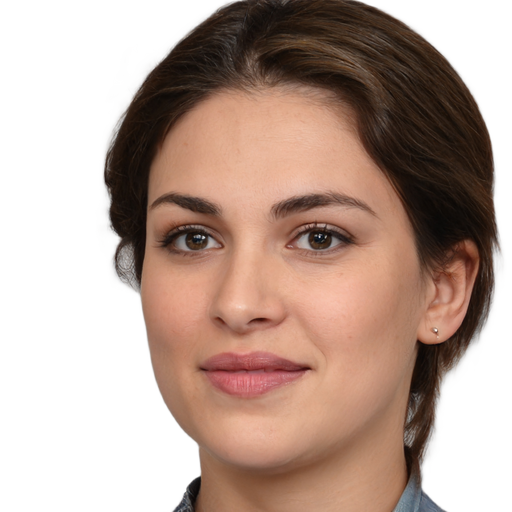
#> input picture deepfake_input/woman/woman1.png, 512 x 512 px, found by its file name; its folder holds 4 pictures in this run
$ python convert_to_csv.py
#> lines starting #> are read from the running program, lines starting #| are printed output that depends on the picture; pictures that were not available may be replaced by others from this repository, and a replacement may not be noted
import numpy as np
import matplotlib.pyplot as plt
import matplotlib.image as img
import PIL
from PIL import Image
import cv2
import os
import random
import csv
import ast
import glob

def initCsv(filename):
    print("init csv : " + filename + ".csv")
    with open(filename+".csv", 'w', newline='') as csvfile:
        csv.writer(csvfile, delimiter=',')

def csvWriter(filename, nparray, desired):
    lines = nparray.tolist()
    data = []
    for i in lines:
        for j in i:
            data.append(j)
    with open(filename+'.csv', 'a', newline='') as csvfile:
        writer = csv.writer(csvfile, delimiter=',')
        data.append(desired)
        print(desired)
        writer.writerow(data)

def resizer(pictureArray, pathFrom, pathDest, desired):
#> called with pathFrom = 'images/woman/', pathDest = 'resized_images/woman/', desired = 0
    for i in pictureArray:
        print(f"{i}")
        image = cv2.imread(f"{pathFrom}{i}", 0) #0 = read in gray
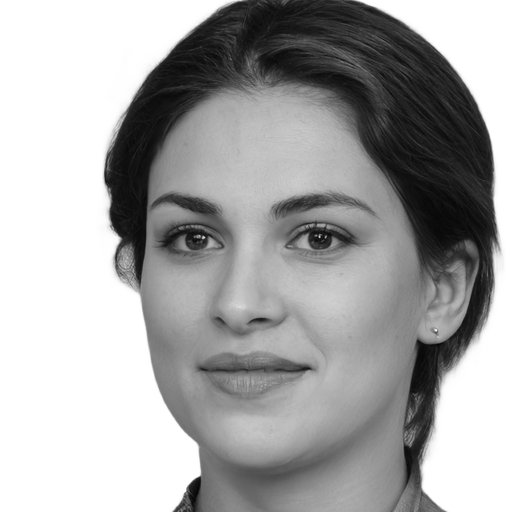
#> image: shape (512, 512); min 5, max 255, mean 167.2
        if image is None:
            print(f"Image {i} not read")
            continue
        res = cv2.resize(image, (size, size), interpolation=cv2.INTER_NEAREST) #INTER_LANCZOS4
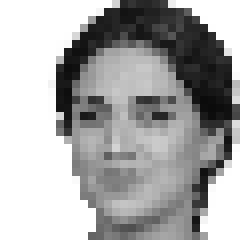
#> res: shape (30, 30) (shown 8 times larger); min 11, max 255, mean 168.3
        cv2.imwrite(f"{pathDest}{i}", res, [cv2.IMWRITE_JPEG_QUALITY, 100])
        img = np.array(res)
        files.append([img, desired])
#> pass 2 of the loop in resizer, `for i in pictureArray:`:
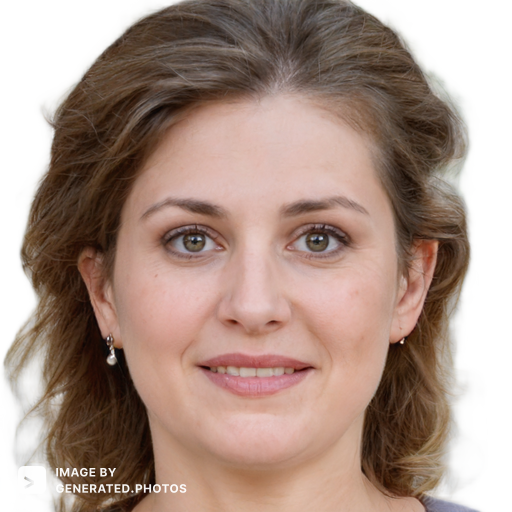
#> input picture deepfake_input/woman/woman10.png, 512 x 512 px, found by its file name
#> in resizer, `image = cv2.imread(f"{pathFrom}{i}", 0)`:
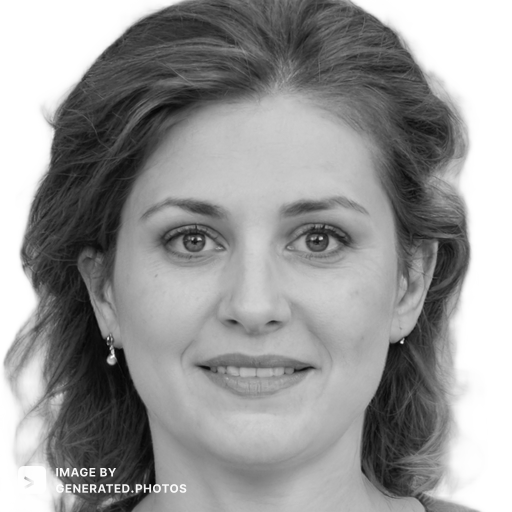
#> image: shape (512, 512); min 4, max 255, mean 151.5
#> in resizer, `res = cv2.resize(image, (size, size), interpolation=cv2.INTER_NEAREST)`:
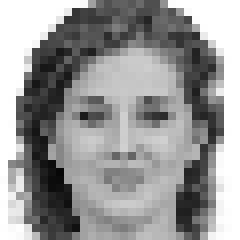
#> res: shape (30, 30) (shown 8 times larger); min 7, max 255, mean 151.4
#> pass 3 of the loop in resizer, `for i in pictureArray:`:
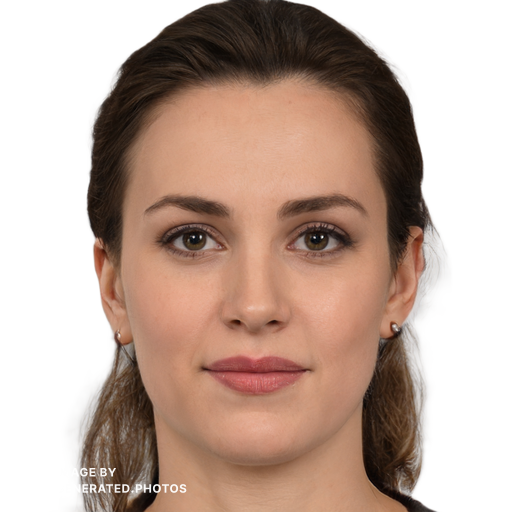
#> input picture deepfake_input/woman/woman11.png, 512 x 512 px, found by its file name
#> in resizer, `image = cv2.imread(f"{pathFrom}{i}", 0)`:
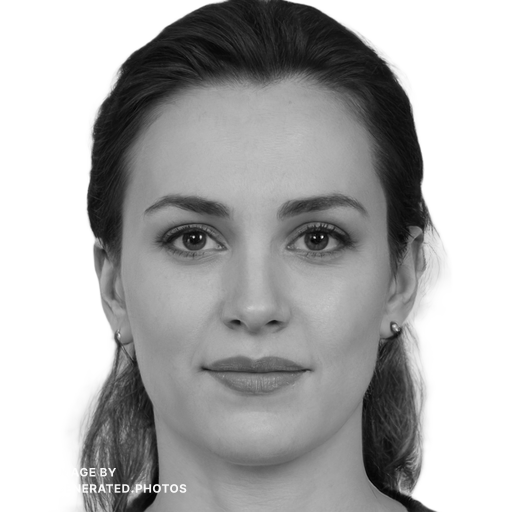
#> image: shape (512, 512); min 2, max 255, mean 172.9
#> in resizer, `res = cv2.resize(image, (size, size), interpolation=cv2.INTER_NEAREST)`:
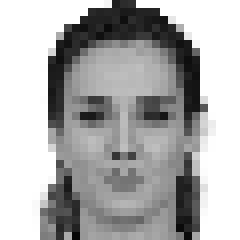
#> res: shape (30, 30) (shown 8 times larger); min 6, max 255, mean 173.4
#> the loop made 4 passes; the first 3 are shown

if __name__ == "__main__":

    deepfake = False
    size = 30

    csvName, path_input_woman, path_output_woman, path_input_man, path_output_man, = "", "", "", "", ""
    if deepfake:
        csvName = "csv_deepfake"
        path_input_woman = "deepfake_input/woman/"
        path_output_woman = "deepfake_output/woman/"
        path_input_man = "deepfake_input/man/"
        path_output_man = "deepfake_output/man/"
    else:
        csvName = "csv_images"
        path_input_woman = "images/woman/"
        path_output_woman = "resized_images/woman/"
        path_input_man = "images/man/"
        path_output_man = "resized_images/man/"

    initCsv(csvName)
    files = []
    woman = os.listdir(path_input_woman)
    man = os.listdir(path_input_man)

    resizer(woman, path_input_woman, path_output_woman, 0)
    resizer(man, path_input_man, path_output_man, 1)

    random.shuffle(files)
    for file in files:
        csvWriter(csvName, file[0], file[1])
